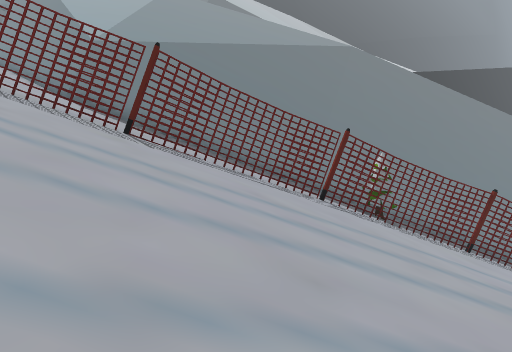
View 1 (above)

20 first-person views from a walk through a Unity game level. The camera is 1.5 m above the floor, tilts 6° down and sees 85° across. The floor is counted in squares, 2 m on a side. Each view is taken from the middle of a square. On the plan, view 1 faces up. The plan holds only what a view shows up to about 10 squares ahead; the rest is blank. The place goes on beyond the plan. The player is left out.

View 2
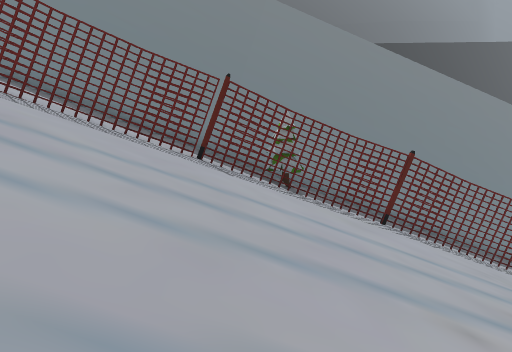

View 3
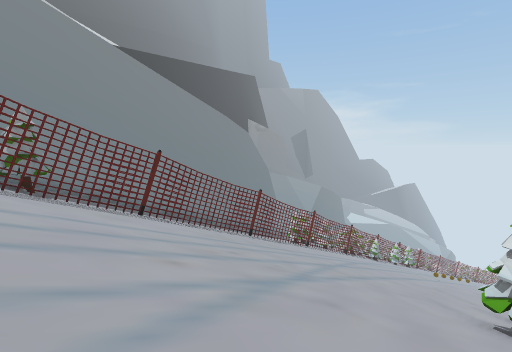

View 4
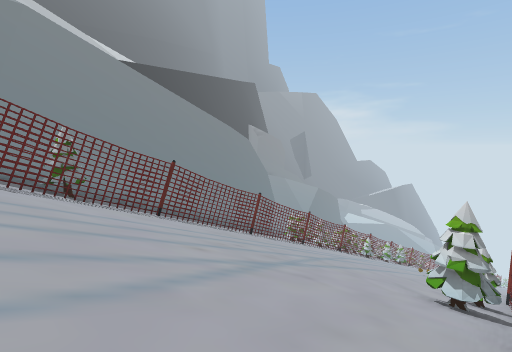

View 5
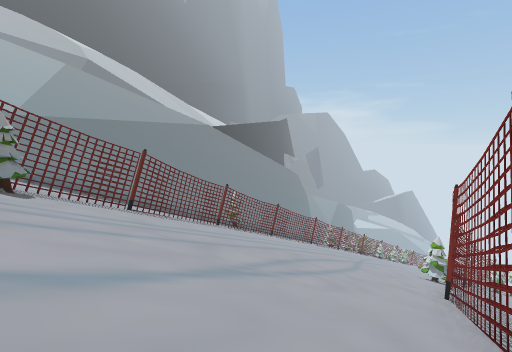

View 6
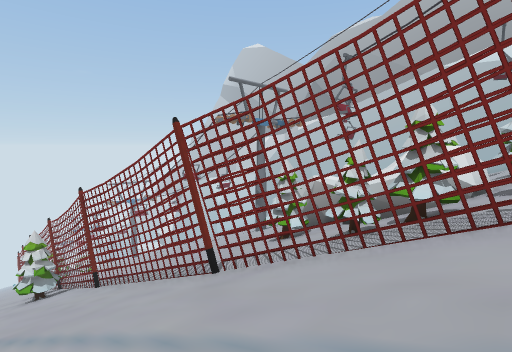

View 7
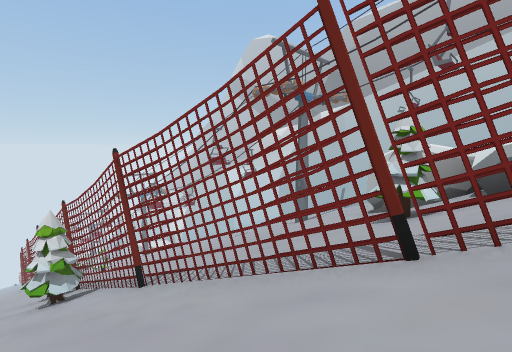

View 8
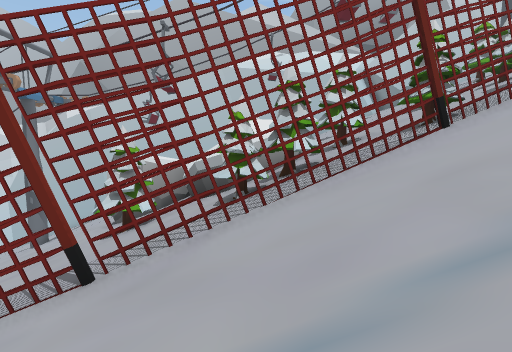

View 9
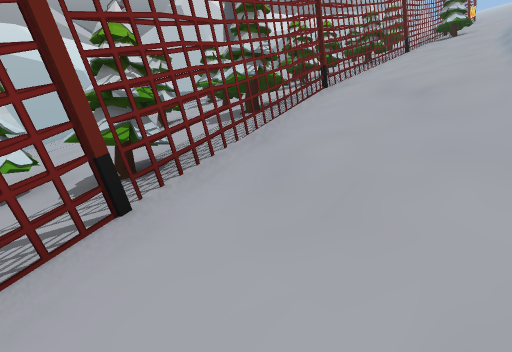

View 10
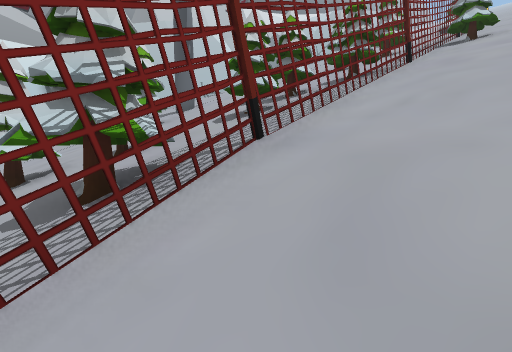

View 11
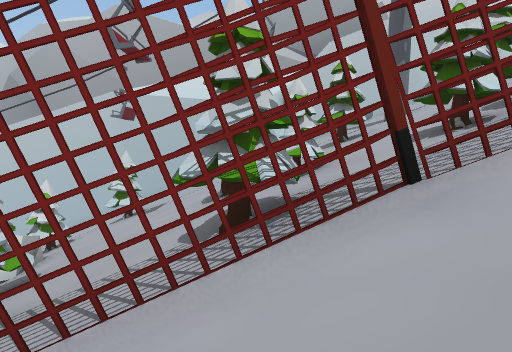

View 12
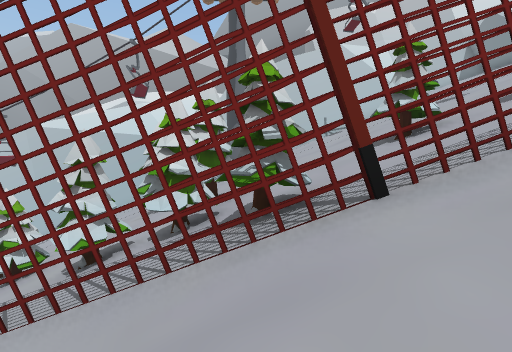

View 13
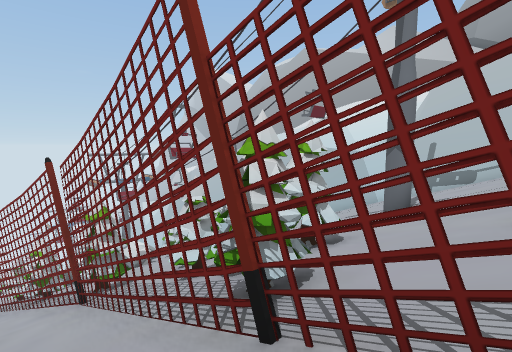

View 14
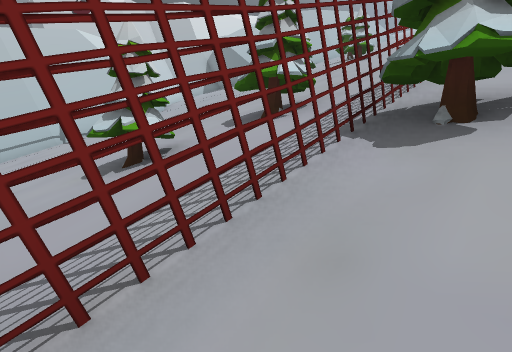

View 15
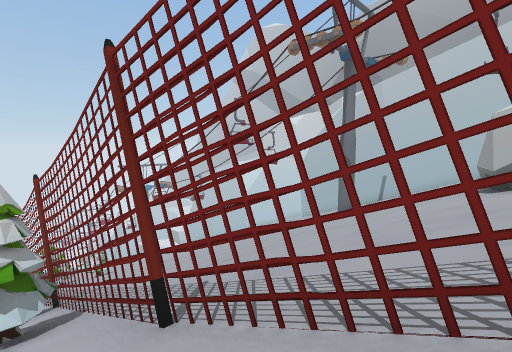

View 16
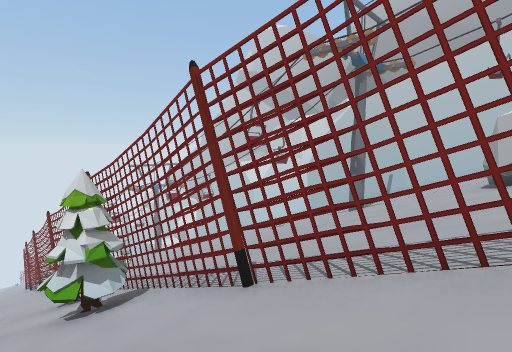

View 17
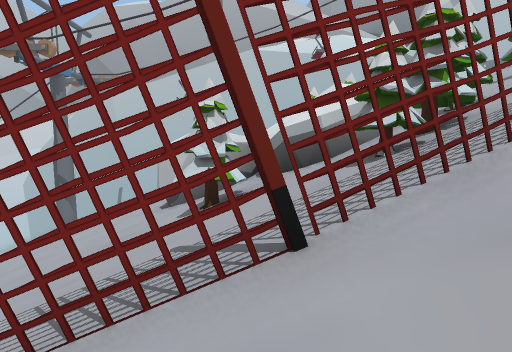

View 18
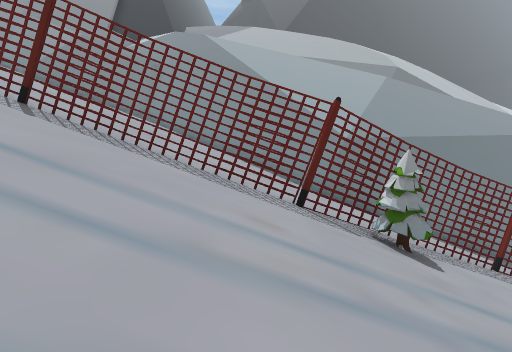

View 19
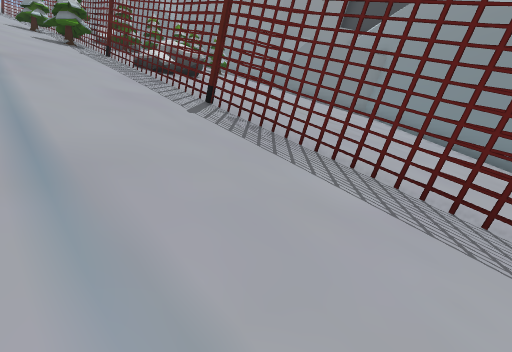

View 20
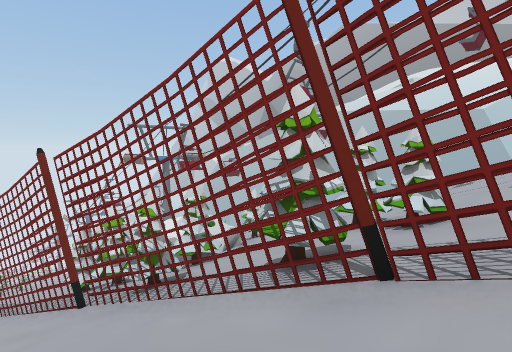

### Floor plan
Key: @ floor where view 1 was taken; # wall or solid block; . main floor; : floor 0.75 m higher than the main floor; + floor 1.5 m higher than the main floor; * floor 2.25 m higher than the main floor; % floor 3 m higher than the main floor; / step, stairs or slope; = window, fence, low wall or low ledge; ^ raised ledge; C cone; O other object.
Columns run from 15 left of view 1 to 10 right of it. Each row starts with its distance up from view 1.
 13     ##
 12    //###
 11   /////##
 10 ////////##################
  9 /////////#=////////O%*+:.
  8 ///////////////////C######
  7 ///////////////###=///////
  6 ///////////####///////////
  5 ##########C///////////////
  4 /////////C////////////////
  3 //////////////////////////
  2 //////////////////////////
  1       ////////////////////
  0        / //////@////////CC
 -1       /////////////#######
 -2 //////////////#####=//////
 -3 CC/////////#/##///////////
 -4 ###=/######/C/CO//////////
 -5 ////C////CC///C///C///////
 -6 C////OC//////O###/////////
 -7 /CC//C//C/////# ####//////
 -8 /////////CC///^  ####/////
 -9 ///////C////////    #/////
-10 //////CC///////O    ////
-11 /////#///////CC/    //
-12 ////////// // //
-13 /////// // //
-14  ////   //
-15  ////
-16  ###

Where each view was taken, in squares from view 1:
view 1: 0 up, 0 right, facing up
view 2: 1 up, 3 right, facing up
view 3: 0 up, 3 right, facing up-right
view 4: 1 down, 2 right, facing up-right
view 5: 3 down, 6 left, facing up-right
view 6: 1 up, 2 left, facing down-right
view 7: 1 up, 1 right, facing down-right
view 8: 1 up, 0 right, facing down
view 9: 1 down, 2 left, facing down-left
view 10: 2 down, 5 left, facing down-left
view 11: 2 down, 6 left, facing down
view 12: 2 down, 11 left, facing down
view 13: 3 down, 13 left, facing down-right
view 14: 3 down, 12 left, facing down-left
view 15: 0 up, 4 right, facing down-right
view 16: 1 up, 4 right, facing down-right
view 17: 0 up, 2 right, facing down
view 18: 0 up, 8 left, facing up
view 19: 2 up, 8 left, facing up-left
view 20: 2 down, 8 left, facing down-right
